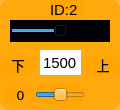
    <widget class="QWidget" name="widget_id2" native="true">
     <property name="geometry">
      <rect>
       <x>5</x>
       <y>460</y>
       <width>120</width>
       <height>110</height>
      </rect>
     </property>
     <property name="minimumSize">
      <size>
       <width>120</width>
       <height>110</height>
      </size>
     </property>
     <property name="maximumSize">
      <size>
       <width>120</width>
       <height>110</height>
      </size>
     </property>
     <property name="styleSheet">
      <string notr="true">background-color: rgb(255, 165, 0, 200);
border-radius:10px;</string>
     </property>
     <widget class="QLabel" name="label_ID2">
      <property name="geometry">
       <rect>
        <x>50</x>
        <y>0</y>
        <width>32</width>
        <height>20</height>
       </rect>
      </property>
      <property name="font">
       <font>
        <family>Arial</family>
        <pointsize>11</pointsize>
       </font>
      </property>
      <property name="styleSheet">
       <string notr="true">background-color: rgb(255, 255, 255， 0);
border-radius:0px;</string>
      </property>
      <property name="text">
       <string>ID:2</string>
      </property>
     </widget>
     <widget class="QSlider" name="horizontalSlider_servo2">
      <property name="geometry">
       <rect>
        <x>10</x>
        <y>20</y>
        <width>100</width>
        <height>22</height>
       </rect>
      </property>
      <property name="layoutDirection">
       <enum>Qt::LeftToRight</enum>
      </property>
      <property name="autoFillBackground">
       <bool>false</bool>
      </property>
      <property name="styleSheet">
       <string notr="true">background-color: rgb(0, 0, 0);
border-radius:0px;</string>
      </property>
      <property name="minimum">
       <number>500</number>
      </property>
      <property name="maximum">
       <number>2500</number>
      </property>
      <property name="pageStep">
       <number>1</number>
      </property>
      <property name="value">
       <number>1500</number>
      </property>
      <property name="orientation">
       <enum>Qt::Horizontal</enum>
      </property>
     </widget>
     <widget class="QLineEdit" name="lineEdit_servo2">
      <property name="geometry">
       <rect>
        <x>40</x>
        <y>50</y>
        <width>41</width>
        <height>25</height>
       </rect>
      </property>
      <property name="font">
       <font>
        <family>Arial</family>
        <pointsize>11</pointsize>
       </font>
      </property>
      <property name="autoFillBackground">
       <bool>false</bool>
      </property>
      <property name="styleSheet">
       <string notr="true">background-color: rgb(255, 255, 255);
border-radius:0px;</string>
      </property>
      <property name="text">
       <string>1500</string>
      </property>
      <property name="alignment">
       <set>Qt::AlignCenter</set>
      </property>
      <property name="readOnly">
       <bool>false</bool>
      </property>
     </widget>
     <widget class="QLabel" name="label_servoL_2">
      <property name="geometry">
       <rect>
        <x>0</x>
        <y>55</y>
        <width>36</width>
        <height>21</height>
       </rect>
      </property>
      <property name="font">
       <font>
        <family>黑体</family>
        <pointsize>10</pointsize>
       </font>
      </property>
      <property name="styleSheet">
       <string notr="true">background-color: rgb(255, 255, 255， 0);</string>
      </property>
      <property name="text">
       <string>&lt;html&gt;&lt;head/&gt;&lt;body&gt;&lt;p align=&quot;center&quot;&gt;下&lt;/p&gt;&lt;/body&gt;&lt;/html&gt;</string>
      </property>
     </widget>
     <widget class="QLabel" name="label_d2">
      <property name="geometry">
       <rect>
        <x>5</x>
        <y>87</y>
        <width>31</width>
        <height>16</height>
       </rect>
      </property>
      <property name="font">
       <font>
        <family>DejaVu Sans</family>
        <pointsize>10</pointsize>
       </font>
      </property>
      <property name="styleSheet">
       <string notr="true">background-color: rgb(255, 255, 255， 0);</string>
      </property>
      <property name="text">
       <string>0</string>
      </property>
      <property name="textFormat">
       <enum>Qt::AutoText</enum>
      </property>
      <property name="alignment">
       <set>Qt::AlignCenter</set>
      </property>
     </widget>
     <widget class="QLabel" name="label_servoR_2">
      <property name="geometry">
       <rect>
        <x>85</x>
        <y>55</y>
        <width>36</width>
        <height>21</height>
       </rect>
      </property>
      <property name="font">
       <font>
        <family>黑体</family>
        <pointsize>10</pointsize>
       </font>
      </property>
      <property name="styleSheet">
       <string notr="true">background-color: rgb(255, 255, 255， 0);</string>
      </property>
      <property name="text">
       <string>&lt;html&gt;&lt;head/&gt;&lt;body&gt;&lt;p align=&quot;center&quot;&gt;上&lt;/p&gt;&lt;/body&gt;&lt;/html&gt;</string>
      </property>
     </widget>
     <widget class="QSlider" name="horizontalSlider_deviation2">
      <property name="geometry">
       <rect>
        <x>35</x>
        <y>85</y>
        <width>50</width>
        <height>20</height>
       </rect>
      </property>
      <property name="layoutDirection">
       <enum>Qt::LeftToRight</enum>
      </property>
      <property name="styleSheet">
       <string notr="true">background-color: rgb(255, 255, 255， 0);</string>
      </property>
      <property name="minimum">
       <number>-100</number>
      </property>
      <property name="maximum">
       <number>100</number>
      </property>
      <property name="pageStep">
       <number>1</number>
      </property>
      <property name="orientation">
       <enum>Qt::Horizontal</enum>
      </property>
     </widget>
    </widget>
